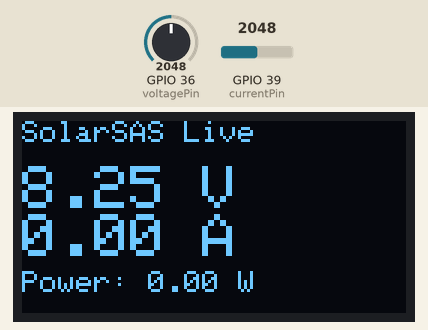
A program run on a simulated ESP32. Parts: 128×64 one-colour display. The inputs (shaded band) are chosen by the test bench; at power-on: GPIO 36 (voltagePin) = 2048, GPIO 39 (currentPin) = 2048. WiFi joins after 1.5 s; servers stay silent unless stated; uploads are accepted with an empty reply; what the program prints to the serial monitor is not drawn.

Above: at 2.8 s.
2.9 s: GPIO 36 (voltagePin) set to 2078
At 8.3 s:
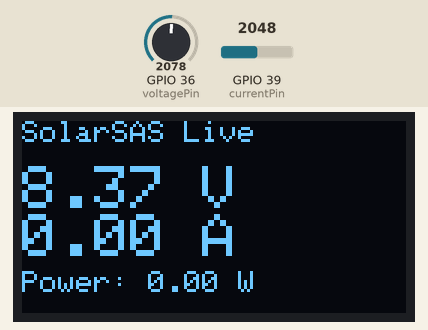
8.7 s: GPIO 39 (currentPin) set to 2866
At 13.4 s:
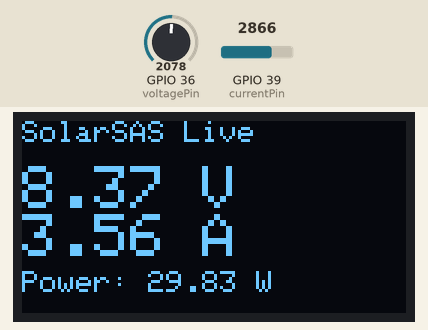
14.5 s: GPIO 36 (voltagePin) set to 2047
At 18.3 s:
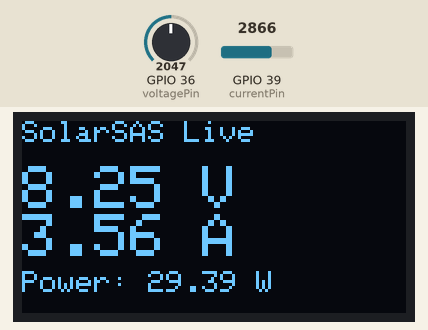
20.3 s: GPIO 39 (currentPin) set to 3603
At 23.2 s:
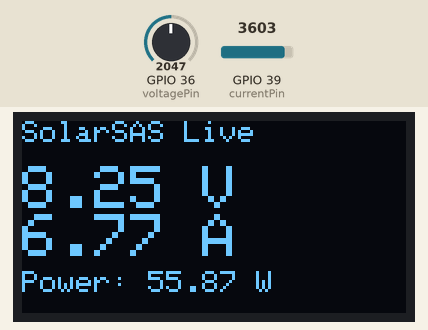
26.1 s: GPIO 39 (currentPin) set to 4095
At 29.3 s:
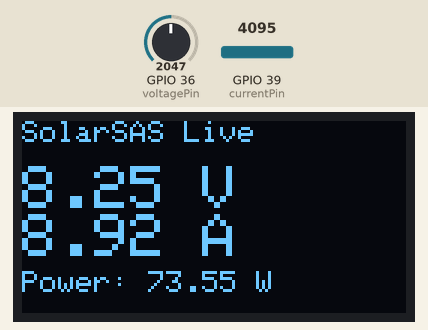
31.9 s: GPIO 36 (voltagePin) set to 1228
At 34.3 s:
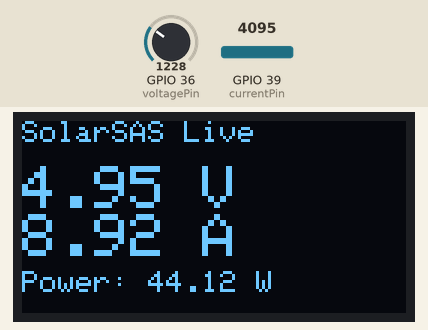
Timing chart, 0 to 35.8 s (numbered marks = the images above; inputs shaded):
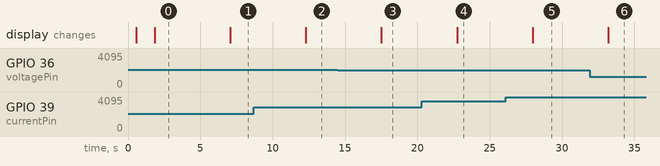

The program:

main.cpp
```cpp
#include <WiFi.h>
#include <HTTPClient.h>
#include <Wire.h>
#include <Adafruit_GFX.h>
#include <Adafruit_SSD1306.h>
#include <WiFiClientSecure.h>

// --- Configuration ---
const char* ssid = "Salman Malhi";         // Apna WiFi name likhein
const char* password = "Malhi777"; // Apna WiFi password likhein
const char* deviceName = "SolarSAS-Pro-01";

const char* serverUrl = "https://solarsas.vercel.app/api/telemetry/ingest";
const char* apiKey = "sk_live_51Pz7xXSolarSAS_9921_bc64e892f10a";

// --- Pin Mapping ---
const int voltagePin = 36; // GPIO36 (VP)
const int currentPin = 39; // GPIO39 (VN)

// OLED Settings
#define SCREEN_WIDTH 128
#define SCREEN_HEIGHT 64
Adafruit_SSD1306 display(SCREEN_WIDTH, SCREEN_HEIGHT, &Wire, -1);

void setup() {
  Serial.begin(115200);

  // OLED Initialize
  if(!display.begin(SSD1306_SWITCHCAPVCC, 0x3C)) {
    Serial.println(F("SSD1306 allocation failed"));
  }
  display.clearDisplay();
  display.setTextColor(WHITE);

  // WiFi Connection
  WiFi.begin(ssid, password);
  while (WiFi.status() != WL_CONNECTED) {
    delay(500);
    Serial.print(".");
    display.setCursor(0,0);
    display.print("Connecting WiFi...");
    display.display();
  }
  Serial.println("\nWiFi Connected!");
}

void loop() {
  if (WiFi.status() == WL_CONNECTED) {

    // 1. Read Sensors
    float rawVoltage = analogRead(voltagePin);
    float rawCurrent = analogRead(currentPin);

    // 2. Calibration Logic
    // Voltage: (Raw / 4095) * 3.3 * DividerFactor (e.g., 5.0 for 25V sensor)
    float voltage = (rawVoltage / 4095.0) * 3.3 * 5.0;

    // Current (ACS712): Offset 2048 is 2.5V middle point
    float current = (rawCurrent - 2048.0) * (3.3 / 4095.0) / 0.185;
    if (current < 0.05) current = 0; // Small noise filter

    float power = voltage * current;

    // 3. Serial Monitor Output
    Serial.printf("V: %.2fV, I: %.2fA, P: %.2fW\n", voltage, current, power);

    // 4. HTTPS Post to Vercel
    WiFiClientSecure *client = new WiFiClientSecure;
    if(client) {
      client->setInsecure(); // Skip SSL cert check for speed
      HTTPClient https;

      if (https.begin(*client, serverUrl)) {
        https.addHeader("Content-Type", "application/json");
        https.addHeader("X-API-Key", apiKey);

        // JSON Payload
        String jsonPayload = "{\"deviceId\": \"" + String(deviceName) + "\", \"voltage\": " + String(voltage) + ", \"current\": " + String(current) + "}";

        int httpResponseCode = https.POST(jsonPayload);
        Serial.printf("[HTTPS] Response: %d\n", httpResponseCode);

        // 5. OLED Display Update
        display.clearDisplay();
        display.setTextSize(1);
        display.setCursor(0,0);
        display.println("SolarSAS Live");

        display.setTextSize(2);
        display.setCursor(0,15);
        display.printf("%.2f V\n", voltage);
        display.printf("%.2f A\n", current);

        display.setTextSize(1);
        display.setCursor(0,50);
        display.printf("Power: %.2f W", power);
        display.display();

        https.end();
      }
      delete client;
    }
  } else {
    WiFi.begin(ssid, password);
  }

  delay(5000); // 5 second ka interval
}
```

Measured:
- the behaviour switches between 2048 and 2049 on GPIO 36 (voltagePin) (found by bisection; images 0 and 1)
- after the input at 2.9 s, the display: changes after 4.2 s (image 1)
- after the input at 8.7 s, the display: changes after 3.6 s (image 2)
- after the input at 14.5 s, the display: changes after 3.0 s (image 3)
- after the input at 20.3 s, the display: changes after 2.4 s (image 4)
- after the input at 26.1 s, the display: changes after 1.9 s (image 5)
- after the input at 31.9 s, the display: changes after 1.3 s (image 6)
